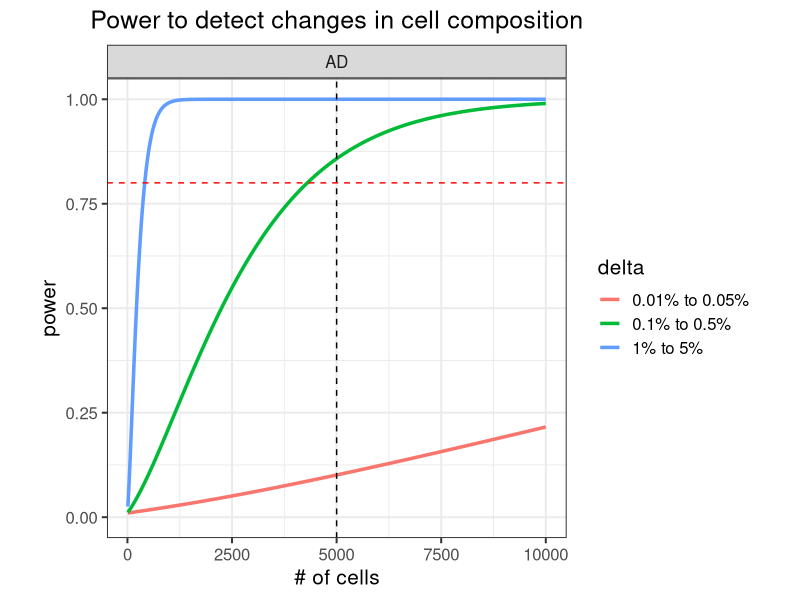
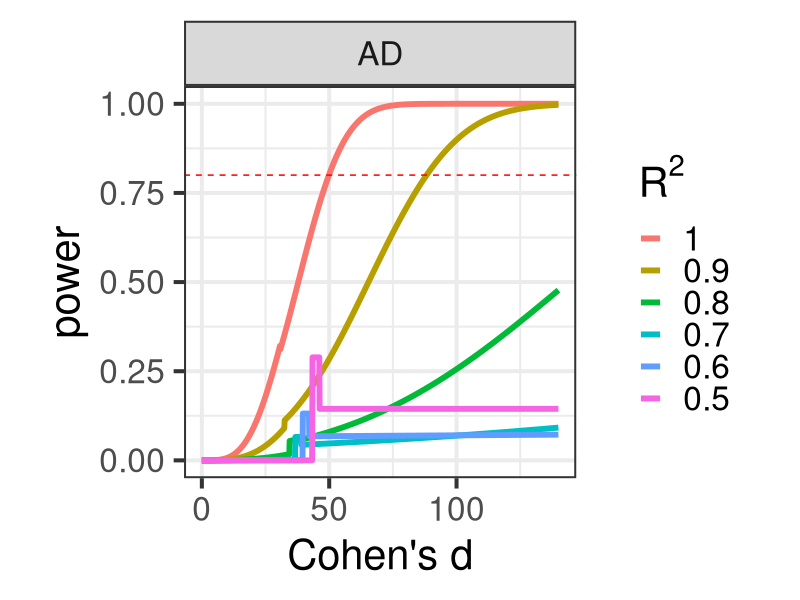

Write R code to recreate these figures, in order. (Note: this script raises an error after producing the figures.)
## ---- chunk 1
library(ggplot2)
library(data.table)
library(xtable)

## ---- chunk 2
suppressPackageStartupMessages(library(knitr))
options(xtable.type="html")

knitr::opts_chunk$set(
  echo=TRUE,
  warning=FALSE,
  message=TRUE,
  error = FALSE,
  tidy = FALSE,
  cache = TRUE,
  cache.lazy = FALSE,
  dev = c("png", "pdf"), 
  fig.width=7, fig.height=7)

options(markdown.HTML.stylesheet = 'css/custom.css')
## ---- chunk 3

library(pwr)
n_samples = c(CTL = 3, AD=3)
n_cells = 5000
n_cells_max = 10000
prop_diff = list(c(0.01, 0.05), c(0.001, 0.005), c(0.0001, 0.0005))
n_cell_types = 5

getPower = function(n1, n2, p1, p2, C, n_tests){
	sSq1 = p1*(1-p1)/ C
	sSq2 = p2*(1-p2)/ C

	sigSq = ((n1-1)*sSq1 + (n2-1)*sSq2) / (n1 + n2 -2)
	d = abs(p1 - p2)/sqrt(sigSq)

	pwr.t2n.test(n1=n1, n2=n2, d=d, sig.level = 0.05/n_tests )
}

getPowerCurve = function(n1, n2){
	# for each pair of proportions
	res = lapply(prop_diff, function(prop){
		p1 = prop[1]
		p2 = prop[2]

		# for each cell number
		res = lapply( seq(10, n_cells_max, by = 3), function(C){
			res = getPower(n1, n2, p1, p2, C, n_cell_types)
			data.frame(n1, n2, p1, p2, C, d = res$d, power= res$power, delta=paste0(p1*100, '% to ', p2*100, '%'))
			})
		do.call("rbind", res)
		})
	do.call("rbind", res)
}

# for each disease
res = lapply(names(n_samples)[-1], function(ID){
	res = getPowerCurve(n_samples['CTL'], n_samples[ID])
	res$Disease = ID
	res 
})
res = do.call("rbind", res)

ggplot(res, aes(C, power, color=delta)) + geom_line(size=1.2) + theme_bw(15) + theme(aspect.ratio=1, plot.title = element_text(hjust = 0.5)) + xlab("# of cells") + ggtitle("Power to detect changes in cell composition") + ylim(0, 1) + facet_wrap(~Disease) + geom_vline(xintercept=n_cells, color="black", linetype="dashed") + geom_hline(yintercept=0.8, color="red", linetype="dashed") #+ scale_x_continuous(limits=c(0,n_cells_max), expand=c(0,0)) + scale_y_continuous(limits=c(0,1.02), expand=c(0,0))
## ---- chunk 4
# Sample size required to get 80% power
res = data.table(res)
res$Dataset = with(res, paste(Disease, delta))
tab = res[,.SD[min(which(power>.80)),],by=Dataset]
tab$Cells_per_individual = as.integer(tab$C)
print(xtable(tab[,c('Dataset', 'Cells_per_individual', 'power')], type="html"), include.rownames=FALSE)
## ---- chunk 5

n_genes = 10000
n_tests = n_genes * n_cell_types

getPower = function(n1, n2, d, n_tests, rsq){
	# pwr.t2n.test(n1=n1, n2=n2, d=d, sig.level = 0.05/n_tests )

	# Compute n_Eff, need to divide by 2 becaues n is the number in each set
	N_eff = 4 / (1/n1 + 1/n2)
	pwr.t.test(n=N_eff/2 * rsq, d=d, sig.level = 0.05/n_tests )
}

getPowerCurve = function(n1, n2, n_tests, rsq){
	# for each cell number
	res = lapply( seq(0, 140, length.out=1000), function(delta){
		res = getPower(n1, n2, delta, n_tests, rsq)
		data.frame(n1, n2, d = res$d, rsq, power= res$power)
		})
	do.call("rbind", res)
}

# for each disease
res = lapply(names(n_samples)[-1], function(ID){
	res = lapply( c(.5, .6, .7, .8, .9,1), function(rsq){
		res = getPowerCurve(n_samples['CTL'], n_samples[ID], n_tests, rsq)
		res$Disease = ID
		res 
	})
	do.call("rbind", res)
})
res = do.call("rbind", res)

res$rsq_text = with(res, factor(rsq, rev(sort(unique(rsq)))))
res = res[order(res$rsq, decreasing=FALSE),]

ggplot(res, aes(d, power, color=rsq_text)) + geom_line(size=2) + theme_bw(30) + theme(aspect.ratio=1, plot.title = element_text(hjust = 0.5)) + ylim(0, 1) + xlab("Cohen's d") + facet_wrap( ~ Disease) + scale_color_discrete(bquote(R^2)) + geom_hline(yintercept=0.8, color="red", linetype="dashed")
## ---- chunk 6
res = data.table(res)
res$Dataset = with(res, paste(Disease, rsq))
# Sample size required to get 80% power
tab = res[,.SD[min(which(power>.80)),],by=Dataset]
print(xtable(tab[,c('Disease', 'rsq', 'power', 'd')], type="html"), include.rownames=FALSE)
## ---- chunk 7
knitr::knit_exit()
## ---- chunk 8
n = sum(n_samples)
# f = .1
# rsq = .6

# get 1e-6 cutoff in each cell type
# n_tests = 50000 * 100
n_snps_per_gene = 10 # effective number of tests per gene
n_tests = n_snps_per_gene*n_genes * n_cell_types

# effective number of tests from standard eqtl analysis
meff_tests_std = 5000

n_tests = meff_tests_std * n_cell_types

-log10(0.05/n_tests)

getPower = function(n, rsq, f, n_tests){
	pwr.r.test(n*rsq, r=sqrt(f), sig.level=0.05/n_tests)
}

# for each f value
res = lapply( seq(0, .5, length.out=500), function(f){
	# for each rsq
	res = lapply( c(.5, .6, .7, .8, .9,1), function(rsq){
		res = getPower(n, rsq, f, n_tests)
		data.frame(n, rsq, f, power=res$power)
	})
	res = do.call("rbind", res)
})
res = do.call("rbind", res)

res$rsq_text = with(res, factor(rsq, rev(sort(unique(rsq)))))
res = res[order(res$rsq_text, decreasing=FALSE),]

ggplot(res, aes(f, power, color=rsq_text)) + geom_line(size=2) + theme_bw(14) + theme(aspect.ratio=1, plot.title = element_text(hjust = 0.5)) + ylim(0, 1) + xlab("eQTL variance explained") + scale_color_discrete(bquote(R^2)) + geom_hline(yintercept=0.8, color="red", linetype="dashed")
## ---- chunk 9
res = data.table(res)    
# Sample size required to get 80% power
tab = res[,.SD[min(which(power>.80)),],by=rsq]
tab$f = format(tab$f, digits=2)
print(xtable(tab[,c('rsq', 'power', 'f')], type="html"), include.rownames=FALSE)
## ---- chunk 10
knitr::knit_exit()
## ---- chunk 11
beta = 0.11384

n = sum(n_samples)

n_tests = 50000 * 100

# for each f value
res = lapply( seq(0.005, .3, length.out=500), function(maf){

	# need to scale by sqrt(n) because beta is already scaled
	f = 2*beta^2 * maf * (1-maf) * sqrt(n)

	# for each rsq
	res = lapply( c(.5, .6, .7, .8, .9,1), function(rsq){
		res = getPower(n, rsq, f, n_tests)
		data.frame(n, rsq, f, maf, power=res$power)
	})
	res = do.call("rbind", res)
})
res = do.call("rbind", res)

ggplot(res, aes(maf, power, color=as.character(rsq))) + geom_line(size=2) + theme_bw(14) + theme(aspect.ratio=1, plot.title = element_text(hjust = 0.5)) + ylim(0, 1) + xlab("MAF") + scale_color_discrete(bquote(R^2)) + geom_hline(yintercept=0.8, color="red", linetype="dashed") + scale_x_log10()
